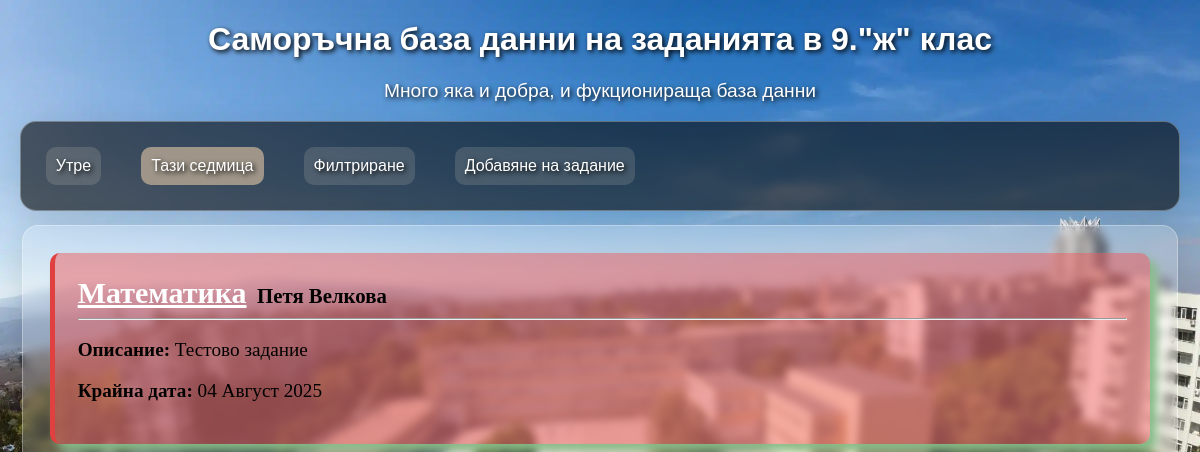
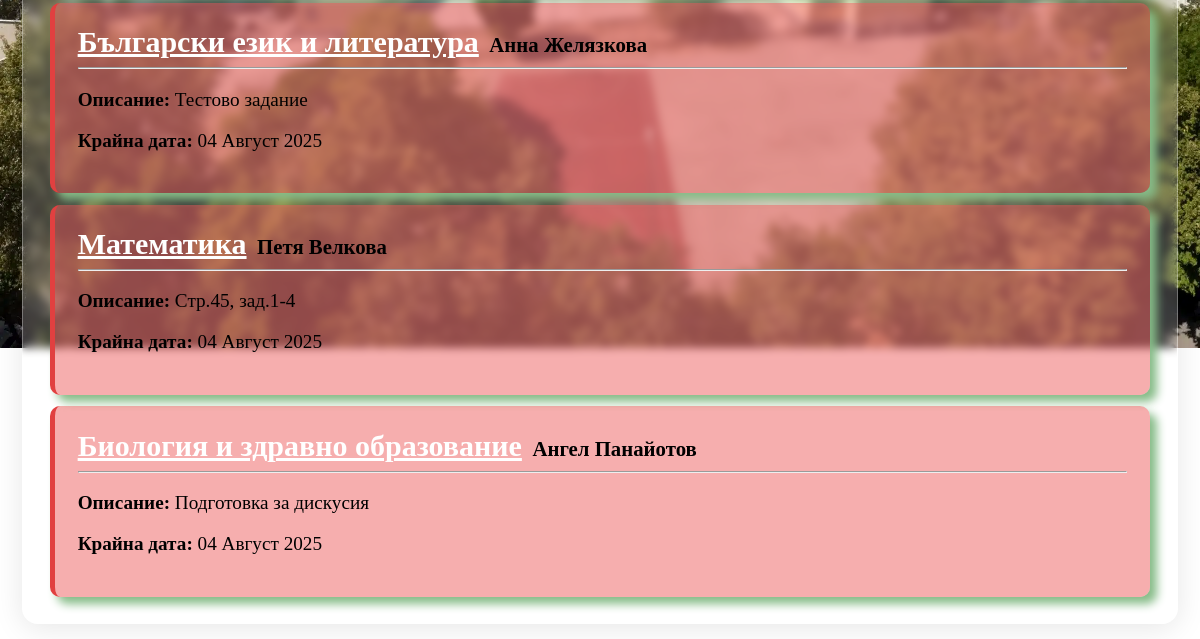
The page /thisweek/ on the database as committed earlier (2 pictures, top to bottom).
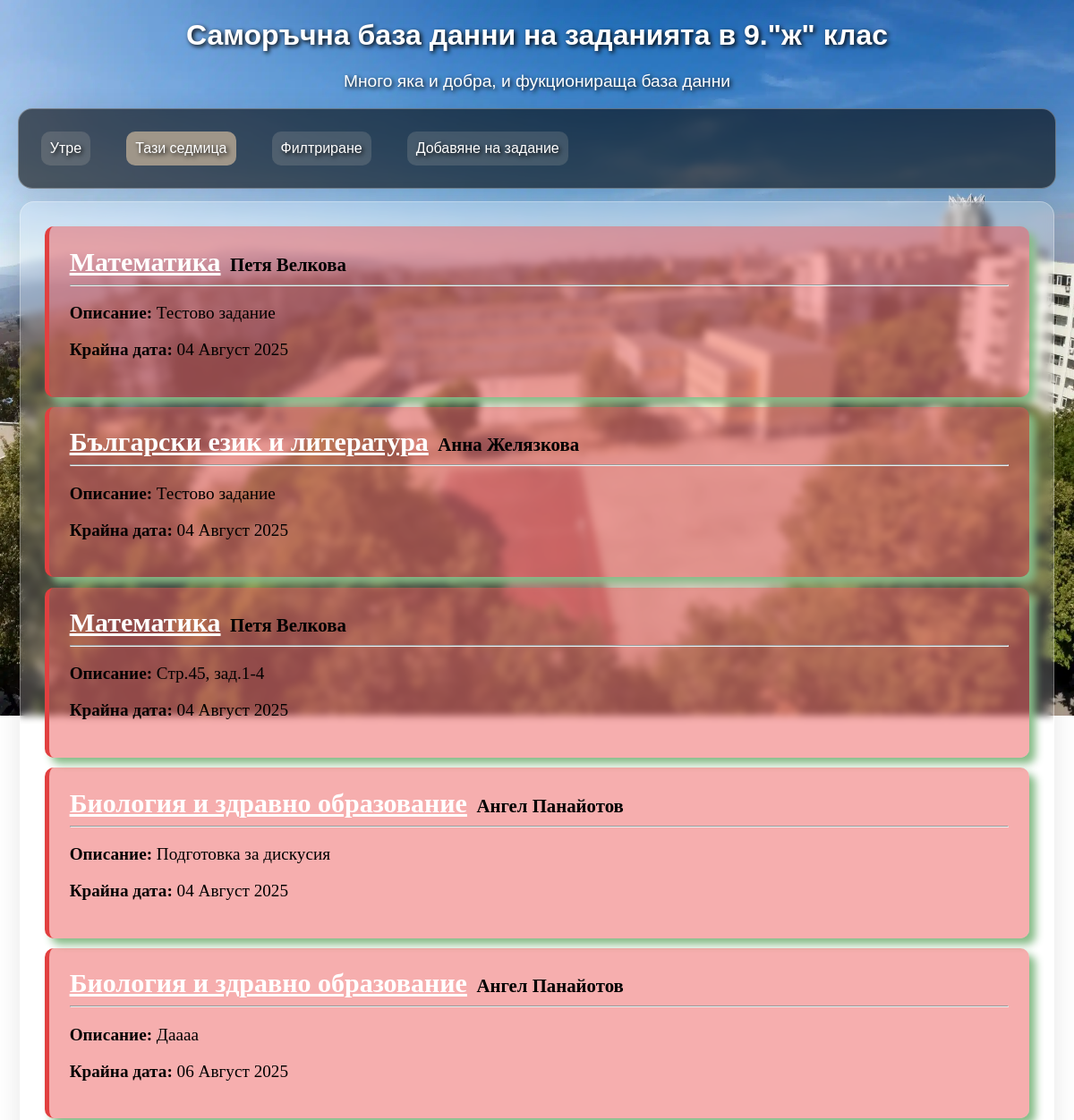
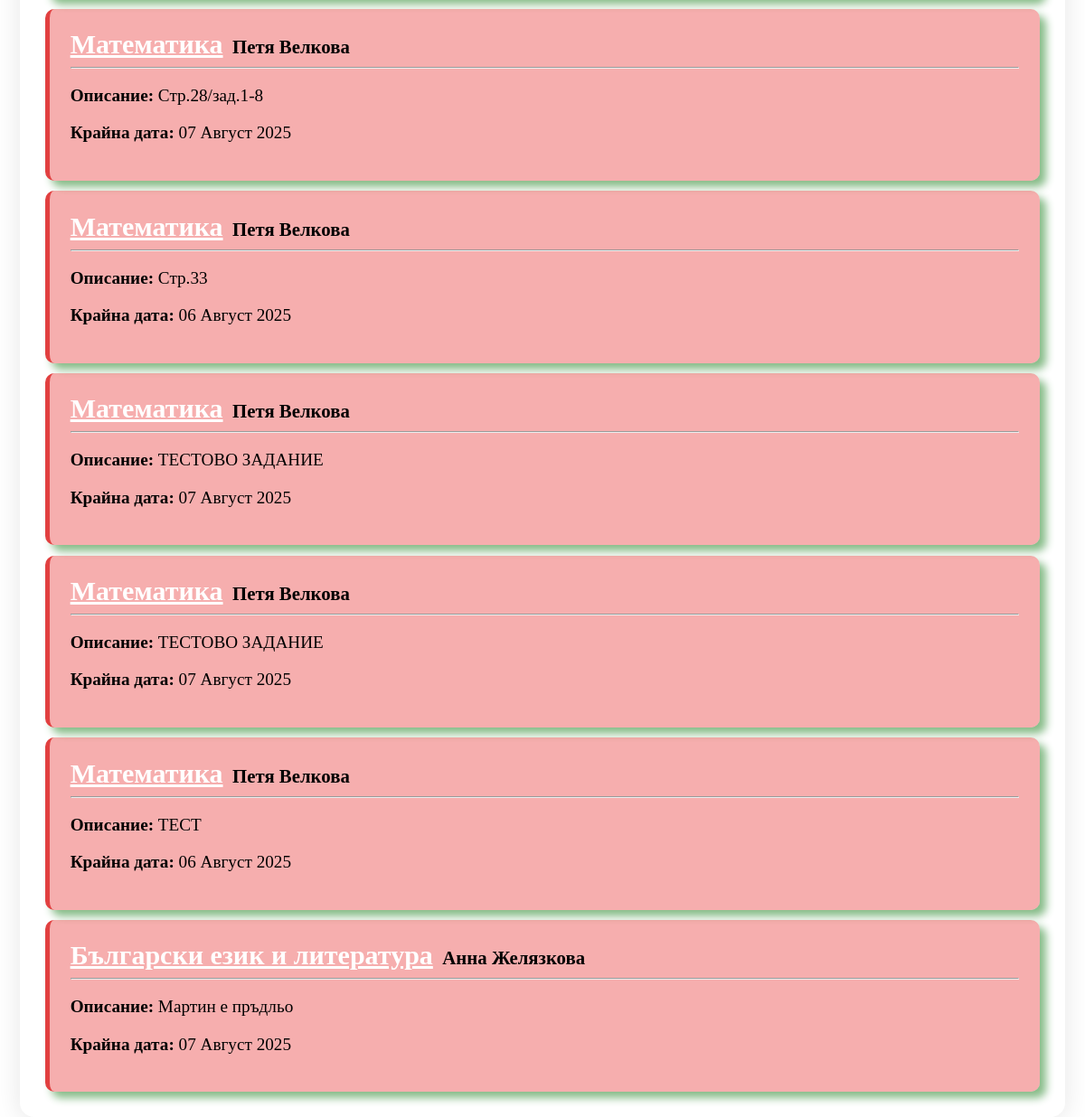
The same page on the database as committed later (2 pictures, top to bottom).
### assignments/models.py (models this page shows, shortened)
class Assignment(models.Model):
    subjectConn = models.ForeignKey(Subject, on_delete=models.CASCADE)
    assignmentDesc = models.TextField()
    dueDate = models.DateField()

class Subject(models.Model):
    subjectName = models.CharField(max_length=100)
    teacher = models.CharField(max_length=100)

### assignments/views.py (the view)
# urls.py: path('thisweek/', views.this_week, name='assignments-thisWeek'),
def this_week(request):
    today = date.today()
    tomorrow = today + timedelta(days=1)
    start_of_week = today - timedelta(days=today.weekday())  # Monday
    end_of_week = start_of_week + timedelta(days=6)          # Sunday
    assignmentsDue = Assignment.objects.filter(dueDate=tomorrow)
    assignmentsLate = Assignment.objects.filter(dueDate__range=(start_of_week, today))
    assignmentsLater = Assignment.objects.filter(dueDate__range=(tomorrow + timedelta(days=1), end_of_week))
    context = {
        'assignmentsDue': assignmentsDue,
        'assignmentsLate': assignmentsLate,
        'assignmentsLater': assignmentsLater,
        'thisWeek': True,
        'StylesFiles': "styles/index.css",
        'title': "Тази седмица"
    }
    return render(request, 'assignments/thisWeek.html', context)

### assignments/templates/assignments/thisWeek.html (shortened to what this page needs)
{% extends "assignments/base.html" %}
{%block mainContent%}
    {% for assignment in assignmentsLate%}
        <div id='assignment-box-Late' class='assignment-box'>
            <div class='general-info'>
                <h1> <a href="{% url 'assignment-info' assignment.id%}">{{assignment.subjectConn.subjectName}}</a></h1>
                <h2>{{assignment.subjectConn.teacher}}</h2>
            </div>
            <hr>
            <p><b>Описание: </b>{{assignment.assignmentDesc}}</p>
            <p><b>Крайна дата:</b> {{assignment.dueDate}}</p>
        </div>
    {% endfor %}
{%endblock%}

### assignments/templates/assignments/base.html (shortened to what this page needs)
{%load static%}
<!DOCTYPE html>
    <html lang="en">
    <head>
        <link rel='stylesheet' href="{% if StylesFiles %}{% static StylesFiles%} {%else%} {%static 'styles/index.css'%} {%endif%}">
    </head>
    <body>
        <header class='index-header'>
            <h1>Саморъчна база данни на заданията в 9."ж" клас</h1>
            <p>Много яка и добра, и фукционираща база данни</p>
            <nav>
                <ul>
                    <li {%if tomorrow%} id='visiting' {%endif%}><a href="{% url 'assignments-index'%}">Утре</a></li>
                    <li {%if thisWeek%} id='visiting' {%endif%}><a href="{% url 'assignments-thisWeek' %}">Тази седмица</a></li>
                    <li {%if filterHomework%} id='visiting' {%endif%}><a href='#'>Филтриране</a></li>
                    <li {%if addHomework%} id='visiting' {%endif%}><a href="{% url 'assignments-newAssignment' %}">Добавяне на задание</a></li>
                </ul>
            </nav>
        </header>
        <main>
            {%block mainContent%}
            {%endblock%}
        </main>
    </body>
</html>

### assignments/static/styles/index.css (style rules this page uses)
#assignment-box-Late { background-color: #ed5e5e80 !important; border-left: 5px solid rgb(225, 64, 64); }
* { box-sizing:border-box; }
#assignment-box-Due h1 a, #assignment-box-Later h1 a, #assignment-box-Late h1 a { color: white !important; }
header { text-align: center; font-family: Arial, Helvetica, sans-serif; color: white; text-shadow: black 2px 2px 5px; }
body { background: linear-gradient(135deg, #88d95a 0%, #4aab1a 100%); min-height: 100vh; }
p { font-size: 1.2rem; }
nav { text-align: start; list-style: none; display: block; background: rgba(0, 0, 0, 0.589); border-radius: 16px; box-shadow: 0 4px 30px rgba(0, 0, 0, 0.1); backdrop-filter: blur(4.1px); -webkit-backdrop-filter: blur(4.1px); border: 1px solid rgba(255, 255, 255, 0.3); margin: 1%; }
ul { list-style-type: none; padding: 25px; width: 100%; margin: 0; display: flex; gap: 40px; flex-direction: row; }
li { background-color: rgba(250, 235, 215, 0.137); text-align: center; border-radius: 10px; }
li a { text-decoration: none; color: white; display: block; padding: 10px; box-sizing: border-box; }
#visiting { background-color: rgb(159, 150, 137); }
.assignment-box { background-color: rgb(255, 255, 255); padding: 2%; margin: 1%; border-left: 5px solid rgb(34, 110, 48); font-family: Georgia, 'Times New Roman', Times, serif; border-radius: 10px; box-shadow: rgb(135, 188, 136) 7px 7px 10px; transition: scale 0.5s; }
main { background: rgba(255, 255, 255, 0.2); border-radius: 16px; box-shadow: 0 4px 30px rgba(0, 0, 0, 0.1); backdrop-filter: blur(4.1px); -webkit-backdrop-filter: blur(4.1px); border: 1px solid rgba(255, 255, 255, 0.3); padding: 1.3vw; margin: 1.2vw; }
.assignment-box h1 { font-size: clamp(1.1rem, 2.5vw, 2rem); text-wrap:nowrap; color: rgb(100, 145, 34) !important; }
.assignment-box a { color: rgb(100, 145, 34) !important; }
.assignment-box h2 { font-size: clamp(0.8rem, 1.8vw, 1.3rem); }
.assignment-box p { font-size: clamp(0.9rem, 1.8vw, 1.2rem); }
.general-info { display: flex; gap:1%; align-items: baseline; }
.general-info > h1, h2 { margin: 0; }

Rows that differ between the two databases and show on the page:
added Assignment: subjectConn.subjectName "Биология и здравно образование", subjectConn.teacher "Ангел Панайотов", assignmentDesc "Даааа", dueDate "06 Август 2025"
added Assignment: subjectConn.subjectName "Математика", subjectConn.teacher "Петя Велкова", assignmentDesc "Стр.28/зад.1-8", dueDate "07 Август 2025"
added Assignment: subjectConn.subjectName "Математика", subjectConn.teacher "Петя Велкова", assignmentDesc "Стр.33", dueDate "06 Август 2025"
added Assignment: subjectConn.subjectName "Математика", subjectConn.teacher "Петя Велкова", assignmentDesc "ТЕСТОВО ЗАДАНИЕ", dueDate "07 Август 2025"
added Assignment: subjectConn.subjectName "Математика", subjectConn.teacher "Петя Велкова", assignmentDesc "ТЕСТОВО ЗАДАНИЕ", dueDate "07 Август 2025"
added Assignment: subjectConn.subjectName "Математика", subjectConn.teacher "Петя Велкова", assignmentDesc "ТЕСТ", dueDate "06 Август 2025"
added Assignment: subjectConn.subjectName "Български език и литература", subjectConn.teacher "Анна Желязкова", assignmentDesc "Мартин е пръдльо", dueDate "07 Август 2025"
